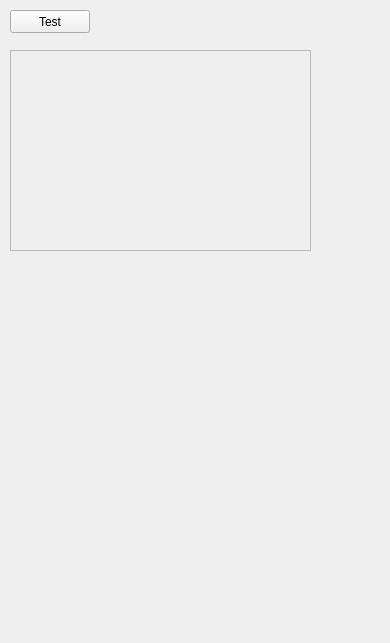
<?xml version="1.0" encoding="UTF-8"?>
<ui version="4.0">
 <class>Form</class>
 <widget class="qSlicerWidget" name="Form">
  <property name="geometry">
   <rect>
    <x>0</x>
    <y>0</y>
    <width>390</width>
    <height>643</height>
   </rect>
  </property>
  <property name="windowTitle">
   <string>Form</string>
  </property>
  <widget class="QPushButton" name="pushButtonTest">
   <property name="geometry">
    <rect>
     <x>10</x>
     <y>10</y>
     <width>80</width>
     <height>23</height>
    </rect>
   </property>
   <property name="text">
    <string>Test</string>
   </property>
  </widget>
  <widget class="QGraphicsView" name="MSEview">
   <property name="enabled">
    <bool>false</bool>
   </property>
   <property name="geometry">
    <rect>
     <x>10</x>
     <y>50</y>
     <width>301</width>
     <height>201</height>
    </rect>
   </property>
   <property name="backgroundBrush">
    <brush brushstyle="NoBrush">
     <color alpha="255">
      <red>3</red>
      <green>33</green>
      <blue>89</blue>
     </color>
    </brush>
   </property>
  </widget>
 </widget>
 <customwidgets>
  <customwidget>
   <class>qSlicerWidget</class>
   <extends>QWidget</extends>
   <header>qSlicerWidget.h</header>
   <container>1</container>
  </customwidget>
 </customwidgets>
 <resources/>
 <connections/>
</ui>
